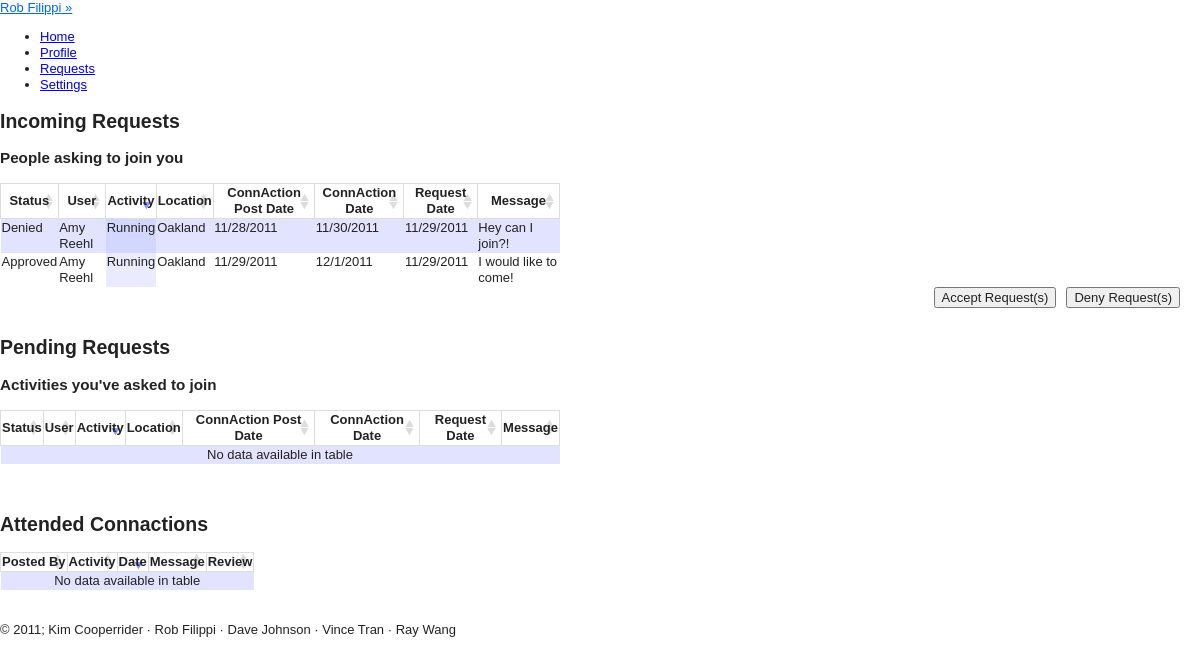
The app's page /views/requests.php (signed in) with its own data.
### tables this page shows
CREATE TABLE IF NOT EXISTS `users` (
  `USER_ID` int(11) NOT NULL AUTO_INCREMENT,
  `PASSWORD` varchar(100) NOT NULL,
  `FIRST_NAME` char(20) DEFAULT NULL,
  `LAST_NAME` char(20) DEFAULT NULL,
  `STREET` varchar(25) DEFAULT NULL,
  `CITY` char(20) DEFAULT NULL,
  `STATE` char(2) DEFAULT NULL,
  `ZIP` int(11) DEFAULT NULL,
  `PHONE` char(12) DEFAULT NULL,
  `INTERESTS` varchar(4000) DEFAULT NULL,
  `PROFILE_PIC` varchar(45) NOT NULL DEFAULT 'public/images/avatar.png',
  `email` varchar(25) DEFAULT NULL,
  `DOB` date DEFAULT NULL,
  `GENDER` char(1) DEFAULT NULL,
  PRIMARY KEY (`USER_ID`)
);

CREATE TABLE IF NOT EXISTS `connaction_requests` (
  `FROM_USER` int(11) NOT NULL,
  `TO_USER` int(11) NOT NULL,
  `CONNACTION_ID` int(11) NOT NULL,
  `MESSAGE` varchar(4000) DEFAULT NULL,
  `APPROVED` int(11) DEFAULT '-1',
  `DATE` timestamp NOT NULL DEFAULT CURRENT_TIMESTAMP,
  PRIMARY KEY (`FROM_USER`,`CONNACTION_ID`)
);

CREATE TABLE IF NOT EXISTS `activities` (
  `ACTIVITY_ID` int(11) NOT NULL AUTO_INCREMENT,
  `ACTIVITY_NAME` varchar(20) NOT NULL,
  PRIMARY KEY (`ACTIVITY_ID`)
);

CREATE TABLE IF NOT EXISTS `networks` (
  `NETWORK_ID` int(11) NOT NULL AUTO_INCREMENT,
  `AREA` varchar(25) NOT NULL,
  `STATE` varchar(2) NOT NULL,
  PRIMARY KEY (`NETWORK_ID`)
);

CREATE TABLE IF NOT EXISTS `connactions` (
  `CONNACTION_ID` int(11) NOT NULL AUTO_INCREMENT,
  `POST_TIME` date NOT NULL,
  `USER_ID` int(11) NOT NULL,
  `LOCATION` varchar(255) NOT NULL,
  `START_TIME` datetime DEFAULT NULL,
  `MESSAGE` varchar(4000) DEFAULT NULL,
  `END_TIME` datetime DEFAULT NULL,
  `UNIQUE_NETWORK_ID` int(11) NOT NULL,
  `IS_PRIVATE` int(11) DEFAULT '0',
  PRIMARY KEY (`CONNACTION_ID`)
);

### views/config.php (called while the page is built, shortened)
<?php
include("functions_connactions.php");
include("functions_networks.php");
include("functions_join_requests.php");
	function cookieExists(){
		if(isset($_COOKIE['ID_my_site']))
			return TRUE;
		else
			return FALSE;
	}
	function validCookie(){
		$username = $_COOKIE['ID_my_site'];
		$pass = $_COOKIE['Key_my_site'];
		$info = getDatabaseInfo("users", "email", $username);
			if ($pass != $info['PASSWORD']) {
				return FALSE;
			}
			else{
				return TRUE;
 			}
	}
	function getDatabaseInfo($table, $attribute, $value){
		$check = getResourceIDs($table, $attribute, $value);
		return mysql_fetch_array($check);
	}
	function getResourceIDs($table, $attribute, $value){
		$check = mysql_query("SELECT * FROM $table WHERE $attribute = '$value'")or die(mysql_error());
		return $check;
	}
	function getName(){
		if(cookieExists())
		{
			if (validCookie()) {
				$username = $_COOKIE['ID_my_site'];
				$info = getDatabaseInfo("users", "email", $username);
				return $info['FIRST_NAME'] . " " . $info['LAST_NAME'];
			}
		}
	}
	function getUserID(){
		if(cookieExists())
		{
			if (validCookie()) {
				$username = $_COOKIE['ID_my_site'];
				$info = getDatabaseInfo("users", "email", $username);
				return $info['USER_ID'];
			}
		}
	}
	function getUserName($userID){
		$info = getDatabaseInfo("users", "user_id", $userID);
		return $info['FIRST_NAME'] . " " . $info['LAST_NAME'];
	}
?>

### views/functions_join_requests.php (called while the page is built, shortened)
<?
function getIncRequests($userID){
	$incRequests = array();
	$result = mysql_query("SELECT * FROM connaction_requests WHERE to_user = '$userID' ")or die(mysql_error());
	while($info = mysql_fetch_array($result)){
		$incRequests[] = $info;
	}
	return $incRequests;
}
?>

### views/functions_connactions.php (called while the page is built, shortened)
<?
	function getConnactionActivity($connactionID){
		$activityID = getDatabaseInfo("connactions", "connaction_id", $connactionID);
		$act = getDatabaseInfo("unique_networks", "unique_network_id", $activityID['UNIQUE_NETWORK_ID']);
		$activity = getDatabaseInfo("activities", "activity_id", $act['ACTIVITY_ID']);
		$activityName = $activity['ACTIVITY_NAME'];
		return $activityName;
	}
	function getConnactionNetwork($connactionID){
		$networkID = getDatabaseInfo("connactions", "connaction_id", $connactionID);
		$net = getDatabaseInfo("unique_networks", "unique_network_id", $networkID['UNIQUE_NETWORK_ID']);
		$network = getDatabaseInfo("networks", "network_id", $net['NETWORK_ID']);
		$networkName = $network['AREA'];
		return $networkName;
	}
	function getConnactionDate($connactionID, $argument){
		$dateID = getDatabaseInfo("connactions", "connaction_id", $connactionID);
		$date = $dateID[$argument.'_TIME'];
		$dateParsed = date_parse($date);
		$newDate = $dateParsed["month"].'/'.$dateParsed["day"].'/'.$dateParsed["year"];
		return $newDate;
	}
?>

### views/requests.php (the view, shortened to what this page needs)
<?php
	include("header.php");
	if(cookieExists() && validCookie()) {
			?>
	<div class="page">
		<h2>Incoming Requests</h2>
		<h3>People asking to join you</h3>
			<form id="unsubNetworksForm" method="post" action="<?php echo $_SERVER['PHP_SELF']?>">
			<table id="incoming" class="requests regular_table">
			<thead class="reqHeader">
				<tr>
					<th>Status</th>
					<th>User</th>
					<th>Activity</th>
					<th>Location</th>
					<th>ConnAction Post Date</th>
					<th>ConnAction Date</th>
					<th>Request Date</th>
					<th>Message</th>
				</tr>
			</thead>
			<tbody>
				<?php
					$incRequests = getIncRequests(getUserID());
					if ($incRequests) {
						foreach($incRequests as $incoming){
							$fromUser = $incoming[0];
							$connactionID = $incoming[2];
							$message = $incoming[3];
							$approved = $incoming[4];
							$date = date_parse($incoming[5]);
							$requestID = $fromUser." ".$connactionID;
				?>
							<tr>
								<td>
									<?php
										if($approved == -1){
											echo "<input type='checkbox' value='".$requestID."' name='requestID[]' /> <br/>";
											echo "Pending";
										}
										else if($approved == 1){
											echo "Approved";
										}
										else{
											echo "Denied";
										}
									?>
								</td>
								<td><?php echo getUserName($fromUser); ?></td>
								<td><?php echo getConnactionActivity($connactionID); ?></td>
								<td><?php echo getConnactionNetwork($connactionID); ?></td>
								<td><?php echo getConnactionDate($connactionID, "POST"); ?></td>
								<td><?php echo getConnactionDate($connactionID, "START"); ?></td>
								<td><?php echo $date["month"].'/'.$date["day"].'/'.$date["year"]; ?></td>
								<td><?php echo $message; ?></td>
							</tr>
						<?php }
					}
				?>
			</tbody>
			</table>
			<div class="below_table">
				<input style="float:right; margin-left:10px; margin-right:20px" type="submit" name="deny" value="Deny Request(s)"/>
				<input style="float:right;" type="submit" name="accept" value="Accept Request(s)"/>
			</div>
			<br/><br/>
		<h2>Pending Requests</h2>
		<h3>Activities you've asked to join</h3>
			<table id="pending" class="requests regular_table">
			<thead class="reqHeader">
				<tr>
					<th>Status</th>
					<th>User</th>
					<th>Activity</th>
					<th>Location</th>
					<th>ConnAction Post Date</th>
					<th>ConnAction Date</th>
					<th>Request Date</th>
					<th>Message</th>
				</tr>
			</thead>
			<tbody>
			</tbody>
			</table>
			<br/><br/>
		<h2>Attended Connactions</h2>
		<table id="past" class="requests regular_table">
			<thead class="reqHeader">
				<tr>
					<th>Posted By</th>
					<th>Activity</th>
					<th>Date</th>
					<th>Message</th>
					<th>Review</th>
				</tr>
			</thead>
			</table>
			<br/><br/>
		</div>
			<?
		}
 		include('footer.php');
?>

### views/header.php (shortened to what this page needs)
<? include_once("config.php"); ?>
<!DOCTYPE HTML>
<html>
<head>
<link type="text/css" rel="stylesheet" href="../styles/defaults.css"/>
<link type="text/css" rel="stylesheet/less" href="../styles/style.less"/>
<link type="text/css" rel="stylesheet/less" href="../styles/posts.less"/>
<link type="text/css" rel="stylesheet/less" href="../styles/sidebar.less"/>
<link type="text/css" rel="stylesheet" href="../styles/demo_table.css"/>
<link type="text/css" rel="stylesheet" href="../styles/validationEngine.jquery.css" />
<link type="text/css" rel="stylesheet" href="../styles/jquery.fancybox-1.3.4.css" />
</head>
<body>
<div id="container">
	<header>
	<a id="user_login" href="#"><? echo getName(); ?>&nbsp;&raquo;</a>
			<span id="top-nav">
				<ul id="nav">
					<li class="headerlink" id="link_home"><a class="top_links" id="home" href="home.php">Home</a></li>
					<li class="headerlink" id="link_profile"><a class="top_links" id="profile" href="profile.php">Profile</a></li>
					<li class="headerlink" id="link_requests"><a class="top_links" id="requests" href="requests.php">Requests</a></li>
					<li class="headerlink" id="link_settings"><a class="top_links" id="settings" href="settings.php">Settings</a></li>
				</ul>
			</span>
	</header>
	<div id="content">

### styles/defaults.css (style rules this page uses)
article, aside, details, figcaption, figure, footer, header, hgroup, nav, section { display: block; }
html { font-size: 100%; overflow-y: scroll; -webkit-text-size-adjust: 100%; -ms-text-size-adjust: 100%; }
body { margin: 0; font-size: 13px; line-height: 1.231; }
body, button, input, select, textarea { font-family: sans-serif; color: #222; }
a { color: #00e; }
ul, ol { margin: 1em 0; padding: 0 0 0 40px; }
form { margin: 0; }
button, input, select, textarea { font-size: 100%; margin: 0; vertical-align: baseline; *vertical-align: middle; }
button, input { line-height: normal; *overflow: visible; }
button, input[type="button"], input[type="reset"], input[type="submit"] { cursor: pointer; -webkit-appearance: button; }
table { border-collapse: collapse; border-spacing: 0; }
td { vertical-align: top; }

### styles/demo_table.css (style rules this page uses)
.sorting_desc { background: url('../public/images/sort_desc.png') no-repeat center right #fff; border: thin solid #DDD; }
.sorting { background: url('../public/images/sort_both.png') no-repeat center right #fff; border: thin solid #DDD; }
tr.odd { background-color: #E2E4FF; }
tr.even { background-color: white; }
tr.odd td.sorting_1 { background-color: #D3D6FF; }
tr.even td.sorting_1 { background-color: #EAEBFF; }

### records on screen
users: getName() "Rob Filippi"
connaction_requests: APPROVED "Denied", FROM_USER.LAST_NAME "Amy Reehl", CONNACTION_ID.ACTIVITY_NAME "Running", CONNACTION_ID.AREA "Oakland", CONNACTION_ID.USER_ID "11/28/2011", CONNACTION_ID.USER_ID "11/30/2011", month "11", day "29", year "2011", MESSAGE "Hey can I join?!"
connaction_requests: APPROVED "Approved", FROM_USER.LAST_NAME "Amy Reehl", CONNACTION_ID.ACTIVITY_NAME "Running", CONNACTION_ID.AREA "Oakland", CONNACTION_ID.POST_TIME "11/29/2011", CONNACTION_ID.START_TIME "12/1/2011", month "11", day "29", year "2011", MESSAGE "I would like to come!"
